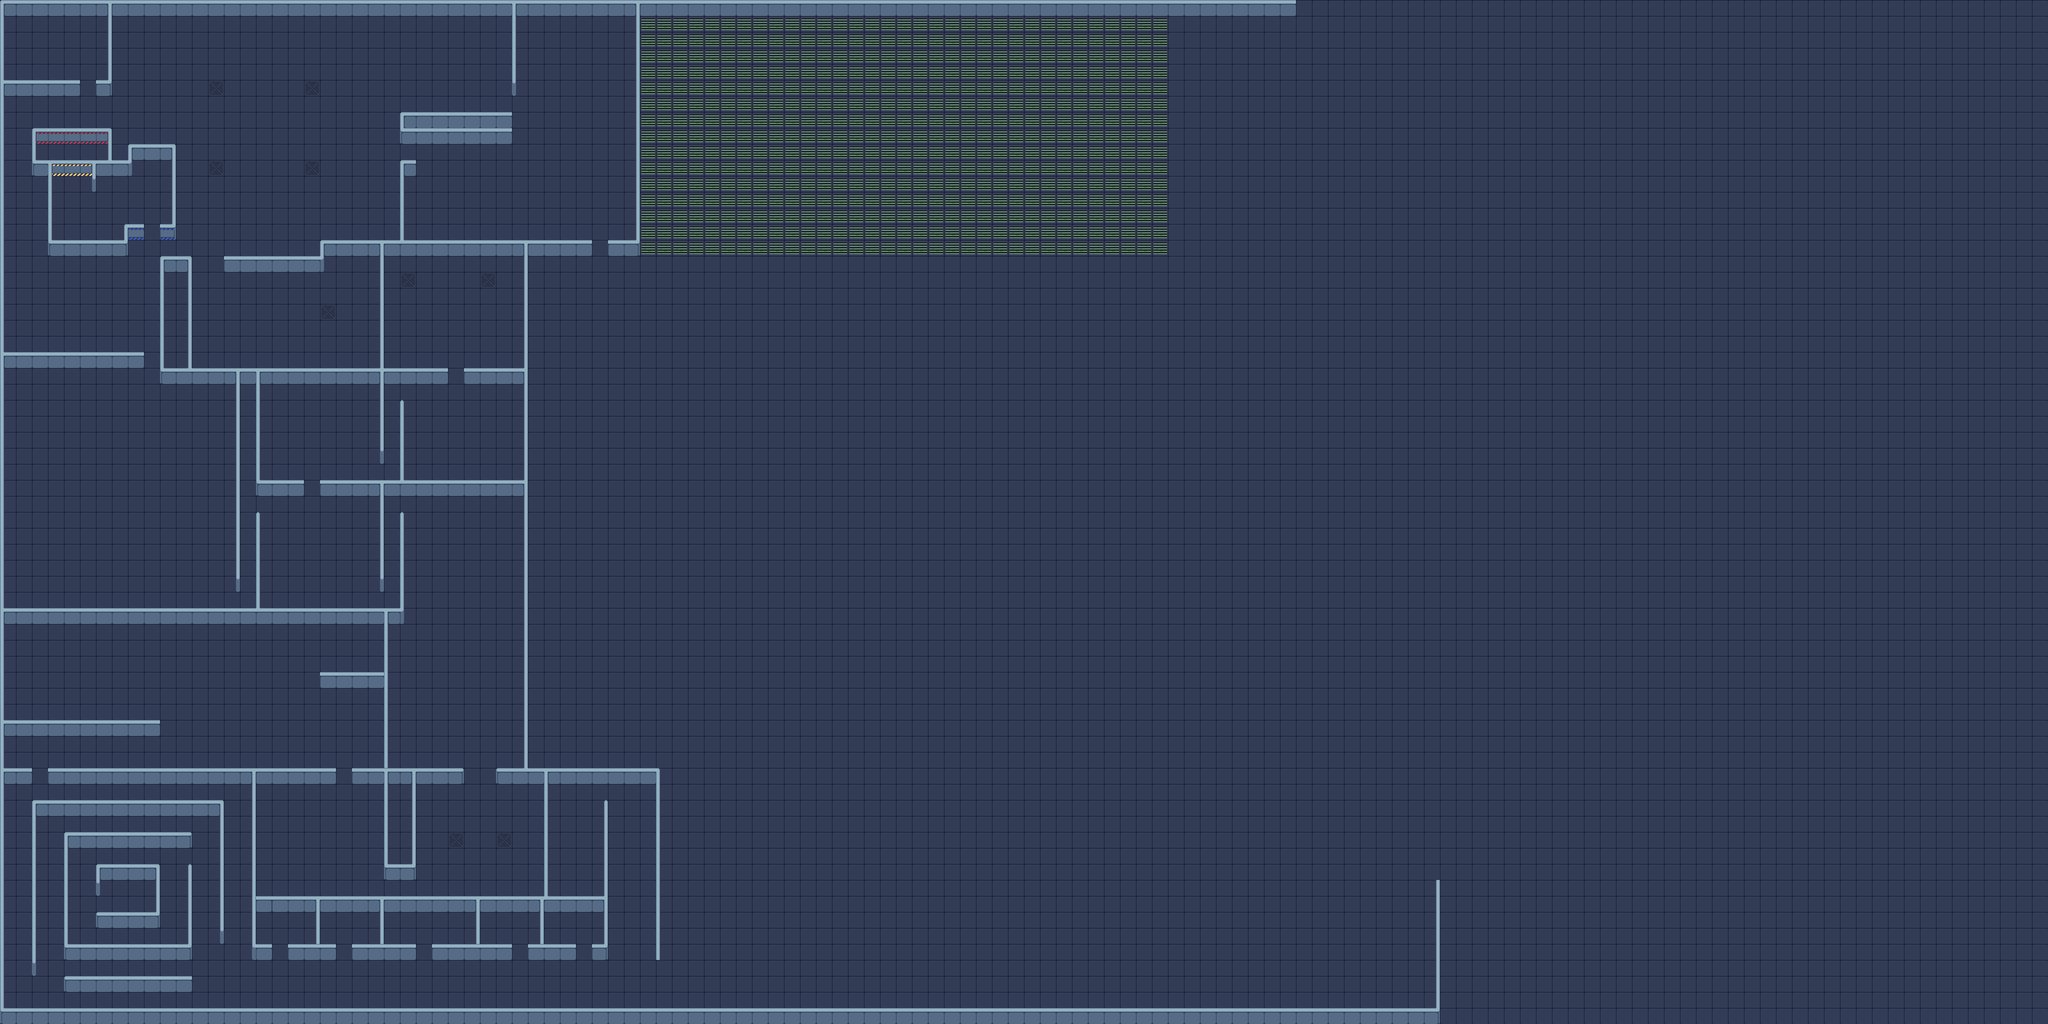

Below is a game level as drawn by its tile map, then a one-line description and the .tmx that defines it (tile-layer data replaced by summaries):
An orthogonal 256x128 tile map with 16x16 px tiles, 2 tile layers (Floor, Walls) and 69 objects (18x ammo, 14x door, 13x key, 9x spawner, 5x health, ...).

<map version="1.10" tiledversion="1.11.2" orientation="orthogonal" renderorder="right-down" width="256" height="128" tilewidth="16" tileheight="16" infinite="0" nextlayerid="5" nextobjectid="75">
 <tileset firstgid="1" source="tiles.tsx" />
 <layer id="1" name="Floor" width="256" height="128">
  <data>[32768 cells, 32768 non-empty, 12 distinct tile ids]</data>
 </layer>
 <layer id="2" name="Walls" width="256" height="128">
  <data>[32768 cells, 2408 non-empty, 150 distinct tile ids]</data>
 </layer>
 <objectgroup id="4" name="Objects">
  <object id="3" name="player" x="79.3333" y="79.3333">
   <point />
  </object>
  <object id="4" name="spawner" x="432.667" y="176.667">
   <point />
  </object>
  <object id="5" name="spawner" x="623.333" y="181.333">
   <point />
  </object>
  <object id="6" name="spawner" x="434" y="340">
   <point />
  </object>
  <object id="7" name="spawner" x="624.667" y="339.333">
   <point />
  </object>
  <object id="8" name="door" x="303.5" y="725">
   <point />
  </object>
  <object id="9" name="door" x="303.5" y="467">
   <point />
  </object>
  <object id="10" name="redDoor" x="81" y="1555">
   <point />
  </object>
  <object id="11" name="door" x="687.5" y="1557">
   <point />
  </object>
  <object id="12" name="spawner" x="658" y="627.333">
   <point />
  </object>
  <object id="13" name="door" x="496.667" y="1105.33">
   <point />
  </object>
  <object id="14" name="door" x="624.667" y="977.333">
   <point />
  </object>
  <object id="15" name="door" x="784.667" y="851.333">
   <point />
  </object>
  <object id="16" name="door" x="786" y="885.333">
   <point />
  </object>
  <object id="17" name="computer" x="142.667" y="49.3333">
   <point />
  </object>
  <object id="18" name="door" x="784" y="1112">
   <point />
  </object>
  <object id="19" name="spawner" x="912" y="1682">
   <point />
  </object>
  <object id="20" name="spawner" x="1011.33" y="1680">
   <point />
  </object>
  <object id="21" name="key" x="48.0909" y="304.773">
   <point />
  </object>
  <object id="22" name="key" x="48.0455" y="337.545">
   <point />
  </object>
  <object id="23" name="key" x="47.8636" y="369.455">
   <point />
  </object>
  <object id="24" name="key" x="48.1364" y="401.636">
   <point />
  </object>
  <object id="25" name="key" x="48.1364" y="433.591">
   <point />
  </object>
  <object id="26" name="key" x="48.2727" y="465.5">
   <point />
  </object>
  <object id="27" name="redDoor" x="175.75" y="179">
   <point />
  </object>
  <object id="28" name="key" x="1023.67" y="865.333">
   <point />
  </object>
  <object id="29" name="key" x="1023.33" y="898.333">
   <point />
  </object>
  <object id="30" name="key" x="1024" y="930.333">
   <point />
  </object>
  <object id="34" name="boss" x="1324" y="673.333">
   <point />
  </object>
  <object id="35" name="ammo" x="879.333" y="915.667">
   <point />
  </object>
  <object id="36" name="ammo" x="914" y="915">
   <point />
  </object>
  <object id="37" name="ammo" x="945.333" y="914.667">
   <point />
  </object>
  <object id="38" name="door" x="912.333" y="753.667">
   <point />
  </object>
  <object id="39" name="ammo" x="878.333" y="594.333">
   <point />
  </object>
  <object id="40" name="ammo" x="913.667" y="594">
   <point />
  </object>
  <object id="41" name="ammo" x="945" y="594">
   <point />
  </object>
  <object id="42" name="spawner" x="816.667" y="561.333">
   <point />
  </object>
  <object id="43" name="spawner" x="977" y="561.333">
   <point />
  </object>
  <object id="44" name="ammo" x="1136" y="1745.58">
   <point />
  </object>
  <object id="45" name="ammo" x="1168.42" y="1745.75">
   <point />
  </object>
  <object id="46" name="ammo" x="1135.75" y="1713.5">
   <point />
  </object>
  <object id="47" name="ammo" x="1168.25" y="1713.25">
   <point />
  </object>
  <object id="48" name="ammo" x="1135.75" y="1683.25">
   <point />
  </object>
  <object id="49" name="ammo" x="1168.25" y="1682">
   <point />
  </object>
  <object id="50" name="ammo" x="240" y="1780">
   <point />
  </object>
  <object id="51" name="health" x="240.333" y="402.667">
   <point />
  </object>
  <object id="52" name="ammo" x="273.333" y="402.333">
   <point />
  </object>
  <object id="53" name="health" x="495.667" y="785.667">
   <point />
  </object>
  <object id="54" name="health" x="271.75" y="1778.25">
   <point />
  </object>
  <object id="55" name="door" x="560.5" y="1908">
   <point />
  </object>
  <object id="56" name="door" x="689" y="1906.33">
   <point />
  </object>
  <object id="57" name="door" x="848.333" y="1905">
   <point />
  </object>
  <object id="58" name="door" x="1041" y="1906.67">
   <point />
  </object>
  <object id="59" name="door" x="1167.67" y="1905.67">
   <point />
  </object>
  <object id="60" name="computer" x="49.5" y="1491">
   <point />
  </object>
  <object id="61" name="key" x="559.333" y="1844">
   <point />
  </object>
  <object id="62" name="key" x="590.667" y="1842">
   <point />
  </object>
  <object id="63" name="ammo" x="690" y="1842.67">
   <point />
  </object>
  <object id="64" name="ammo" x="721.333" y="1842">
   <point />
  </object>
  <object id="65" name="health" x="847.333" y="1844">
   <point />
  </object>
  <object id="66" name="health" x="880" y="1844">
   <point />
  </object>
  <object id="67" name="key" x="1010" y="1847.33">
   <point />
  </object>
  <object id="68" name="key" x="1041.33" y="1845.33">
   <point />
  </object>
  <object id="69" name="ammo" x="1136.67" y="1846">
   <point />
  </object>
  <object id="70" name="ammo" x="1168" y="1845.33">
   <point />
  </object>
  <object id="71" name="bigSpawner" x="912" y="408">
   <point />
  </object>
  <object id="72" name="bigSpawner" x="80.6667" y="1012.67">
   <point />
  </object>
  <object id="73" name="bigSpawner" x="210.667" y="1013.33">
   <point />
  </object>
  <object id="74" name="bigSpawner" x="337.333" y="1012.67">
   <point />
  </object>
 </objectgroup>
</map>
